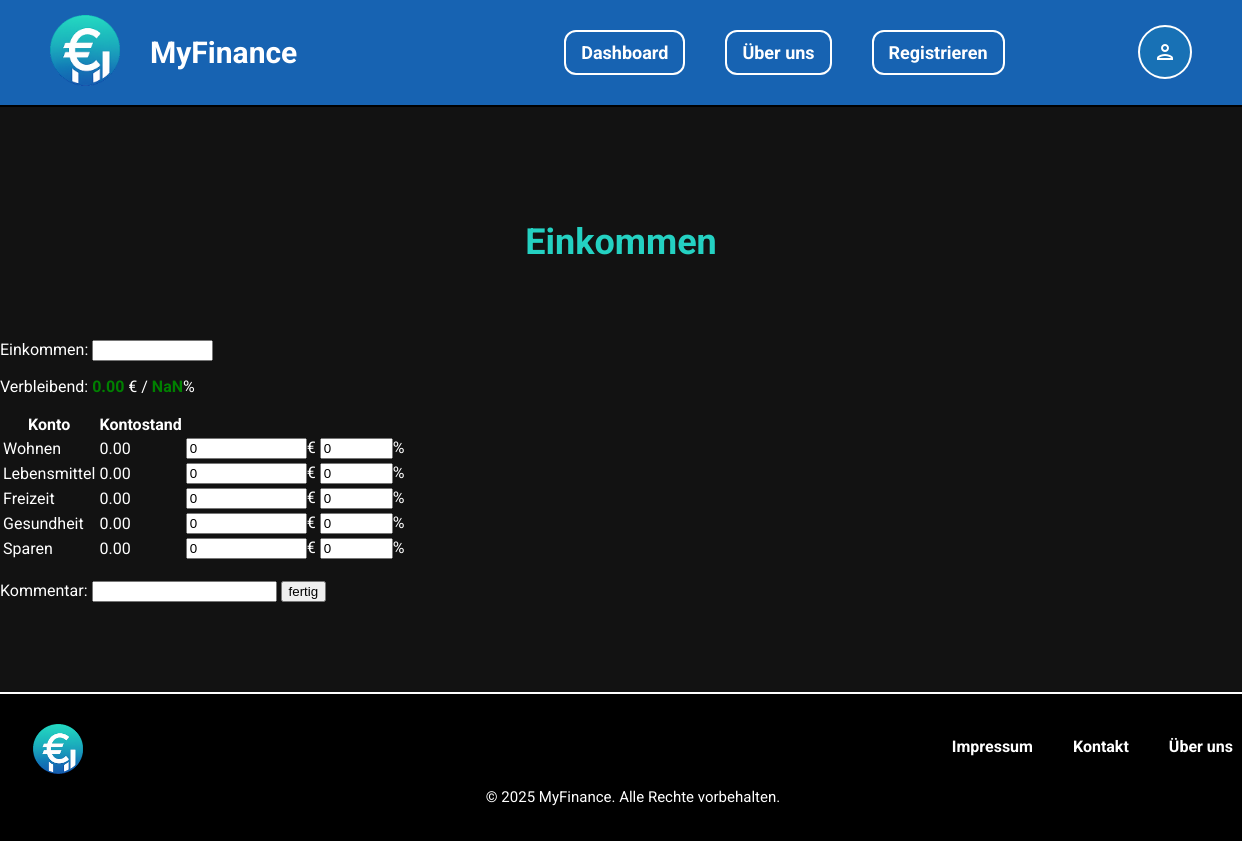
The page /einkommen/einkommen.php (signed in) on the database as committed earlier.
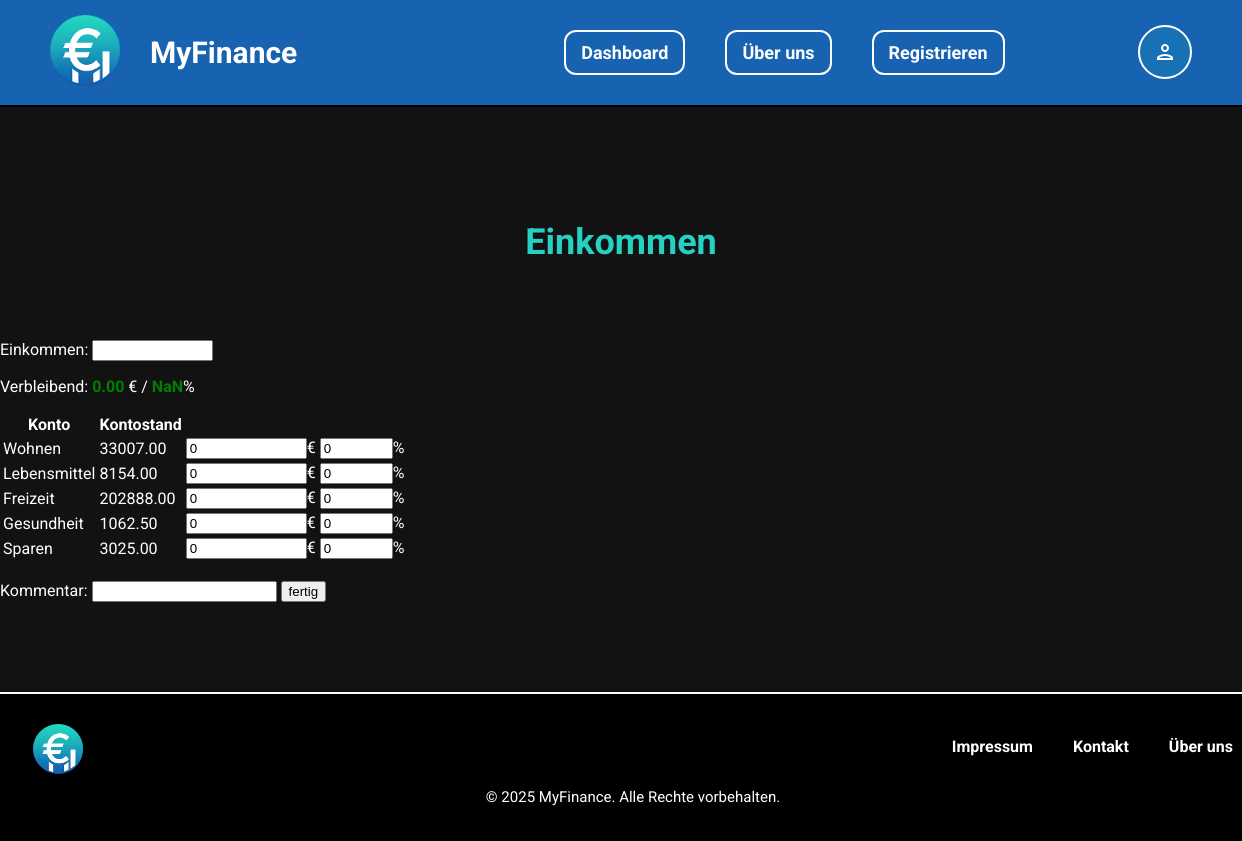
The same page on the database as committed later.
### tables this page shows
CREATE TABLE `konto` (
  `kid` int(11) NOT NULL,
  `knr` int(3) UNSIGNED ZEROFILL NOT NULL,
  `bezeichnung` varchar(150) NOT NULL,
  `kontostand` decimal(10,2) NOT NULL,
  `uid` int(11) NOT NULL
);

### einkommen/einkommen.php (the view, shortened to what this page needs)
<?php
include('../header.php');
require_once('../misc/dbConnection.php');
?>
<!DOCTYPE html>
<html lang="de">
<head>
</head>
<link rel="stylesheet" href="../style.css">
<body>
    <form method="POST">
        <h1>Einkommen</h1>
        <br>
        <br><br>
    </form>
    <form method="POST" id="form">
        <label for="einkommen">Einkommen: </label>
        <input type="number" name="einkommen" id="einkommen" value="<?php echo $einkommen; ?>" min=0.01 max=999999999.99 step="0.01" required>
        <p>Verbleibend: <span id="verbleibend">0.00</span> € / <span id="verbleibendP">0.00</span>%</p>
        <table>
            <thead>
                <tr>
                    <th>Konto</th>
                    <th>Kontostand</th>
                    <th></th>
                    <th></th>
                    <td></td>
                </tr>
            </thead>
            <tbody>
                <?php
                $stmt = $pdo->prepare('SELECT kid, knr, bezeichnung, kontostand FROM Konto WHERE uid = :uid AND knr BETWEEN 0 AND 899');
                $stmt->execute([':uid' => $_SESSION['user_id']]);
                $konten = $stmt->fetchAll();
                foreach ($konten as $row) {
                    if ($row['knr'] < 100) {
                        echo '<input type="hidden" name="ekid" value="' . $row["kid"] . '">';
                    } else {
                        $betrag = 0;
                        $prozent = 0;
                        echo '<a href="http://localhost:3000/konto.php?knr=' . $row['knr'] . '">
                            <tr class="zeile">
                            <td>' . $row["bezeichnung"] . '</td>
                            <td>' . $row["kontostand"] . '</td>
                            <td><input type="number" name="betrag[]" class="betrag" min="0" max="999999999.99" step="0.01" required value=' . $betrag . '>€</td>
                            <td><input type="number" name="prozent[]" class="prozent" min="0" max="100" step="0.01" required value=' . $prozent . '>% </td>
                            <td> <input type="hidden" name="knr[]" value="' . $row["knr"] . '"> </td>
                            <td> <input type="hidden" name="kid[]" value="' . $row["kid"] . '"> </td>
                            </tr> </a>';
                    }
                }
                ?>
            </tbody>
        </table>
        <br>
        <label for="kommentar">Kommentar: </label>
        <input type="text" name="kommentar">
        <input type="submit" name="submit" value="fertig">
    </form>
</body>
<?php include('../footer.php'); ?>
</html>

Rows that differ between the two databases and show on the page:
changed konto "Wohnen": kontostand "0.00" → "33007.00"
changed konto "Lebensmittel": kontostand "0.00" → "8154.00"
changed konto "Freizeit": kontostand "0.00" → "202888.00"
changed konto "Gesundheit": kontostand "0.00" → "1062.50"
changed konto "Sparen": kontostand "0.00" → "3025.00"
